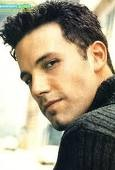
#> input picture resources/Faces/train/Ben Afflek/1.jpg, 115 x 170 px, found by its file name; its folder holds only this picture in this run
$ python hog_svm.py
#> lines starting #> are read from the running program, lines starting #| are printed output that depends on the picture; after the words box and inside, x2 and y2 are one past the last pixel; in counts of white or black regions, pixels touching at a corner belong together
# -*- coding: utf-8 -*-
"""
File name: hog_svm.py
Created on Tue May  4 11:20:16 2021

@author: Olaniyi Taofeeq O
"""


import numpy as np
import pandas as pd
import cv2
import os
import sys
import math
import time
from sklearn import svm
from sklearn.svm import LinearSVC
from sklearn.metrics import accuracy_score

import joblib
from skimage.feature import hog
from sklearn.metrics import classification_report
from sklearn.model_selection import train_test_split
from sklearn.metrics import confusion_matrix

# dictionary of labels


def datagen(img_folder):
    """
    Function: datagen

    Input:
        List of filenames with their absolute paths

    Output: Train data and labels depending on mode value

    Description: This function computes HOG features for each image in the data/image/train folder, assigns label to the descriptor vector of the image and returns the final train/test data and labels matrices used for feeding the SVM in training phase or predicting the label of test data.

    """
#> called with img_folder = 'lane/data/images/train/'

    data = []
    label = []


    for dir1 in os.listdir(img_folder):
        for file in os.listdir(os.path.join(img_folder, dir1)):
            filename = os.path.join(img_folder, dir1,  file)

            # read image
            img = cv2.imread(filename)
#> img is the input picture: shape (170, 115, 3); mean B, G, R 130.9, 151.7, 161.1
            img = cv2.cvtColor(img,cv2.COLOR_BGR2GRAY)
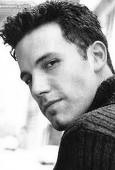
#> img: shape (170, 115); min 0, max 255, mean 152.2
            img = cv2.resize(img,(128,128))
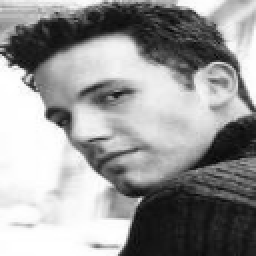
#> img: shape (128, 128) (shown 2 times larger); min 5, max 255, mean 152.1
            #image = Standardizer.read_image(filename)

            # compute HOG features

            # = FeatureExtractor()
            otsu_threshold, image_result = cv2.threshold(img, 0, 255, cv2.THRESH_BINARY + cv2.THRESH_OTSU,)
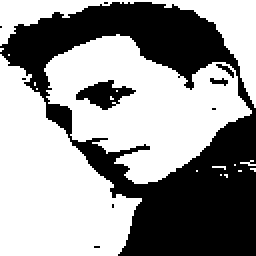
#> image_result: shape (128, 128) (shown 2 times larger); 59.2% white; 10 black regions (6 under 20 px), largest, box (x1, y1, x2, y2) and area: (0, 1, 128, 128) 6409, (38, 40, 68, 55) 226, (108, 32, 117, 39) 21, (105, 39, 114, 43) 21
#> otsu_threshold = 137

            #hog_feature, spatial, color, canny = featureExtractor.extract_features(image)
            hog_feature, hog_image = hog(image_result, orientations=8, pixels_per_cell=(16, 16), cells_per_block=(4, 4), block_norm= 'L2',visualize=True)
#> hog_feature = 3200 values, max 0.518 at index 2588, min 0 at index 1, mean 0.0405

            #image_path = os.path.join(file, filename)
            image_label = os.path.splitext(os.path.basename(dir1))[0]
#            image_info = {}
#            image_info['image_path'] = image_path
#            image_info['image_label'] = image_label
            #images_labels_list.append(image_info)
            print(image_label)

            # append descriptor and label to train/test data, labels
            data.append(hog_feature)
            label.append(image_label)
#> pass 2 of the loop in datagen, `for dir1 in os.listdir(img_folder):`:
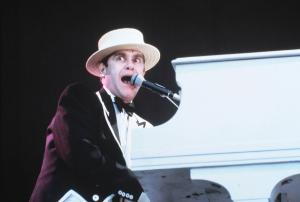
#> input picture resources/Faces/train/Elton John/1.jpg, 300 x 202 px, found by its file name
#> in datagen, img is the input picture: shape (202, 300, 3); mean B, G, R 113.5, 107.3, 104.2
#> in datagen, `img = cv2.resize(img,(128,128))`:
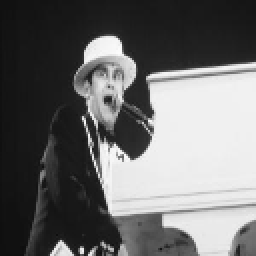
#> img: shape (128, 128) (shown 2 times larger); min 14, max 252, mean 106.9
#> in datagen, `otsu_threshold, image_result = cv2.threshold(img, 0, 255, cv2.THRESH_B..`:
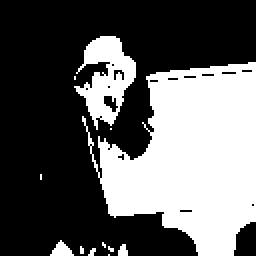
#> image_result: shape (128, 128) (shown 2 times larger); 37.3% white; 12 white regions (8 under 20 px), largest, box (x1, y1, x2, y2) and area: (41, 31, 128, 128) 5269, (37, 18, 68, 65) 738, (25, 120, 37, 128) 55, (59, 122, 64, 128) 23
#> otsu_threshold = 130
#> hog_feature = 3200 values, max 0.517 at index 596, min 0 at index 0, mean 0.0367

    # return data and label
    return data, label

def main():
    # list of training and test files
    train_folder = r"lane/data/images/train/"
    #training data & labels
    data, label = datagen(train_folder)
#> data = 2 items; label = ['Ben Afflek', 'Elton John']

    print(" Constructing training/testing split...")
    (trainData, testData, trainLabels, testLabels) = train_test_split(
	np.array(data), label, test_size=0.20, random_state=42)
#> trainLabels = ['Ben Afflek']; testLabels = ['Elton John']
    # training phase: SVM , fit model to training data ------------------------------
    model = LinearSVC()
#> (the run stopped early here; a loop or call above may not have finished)
